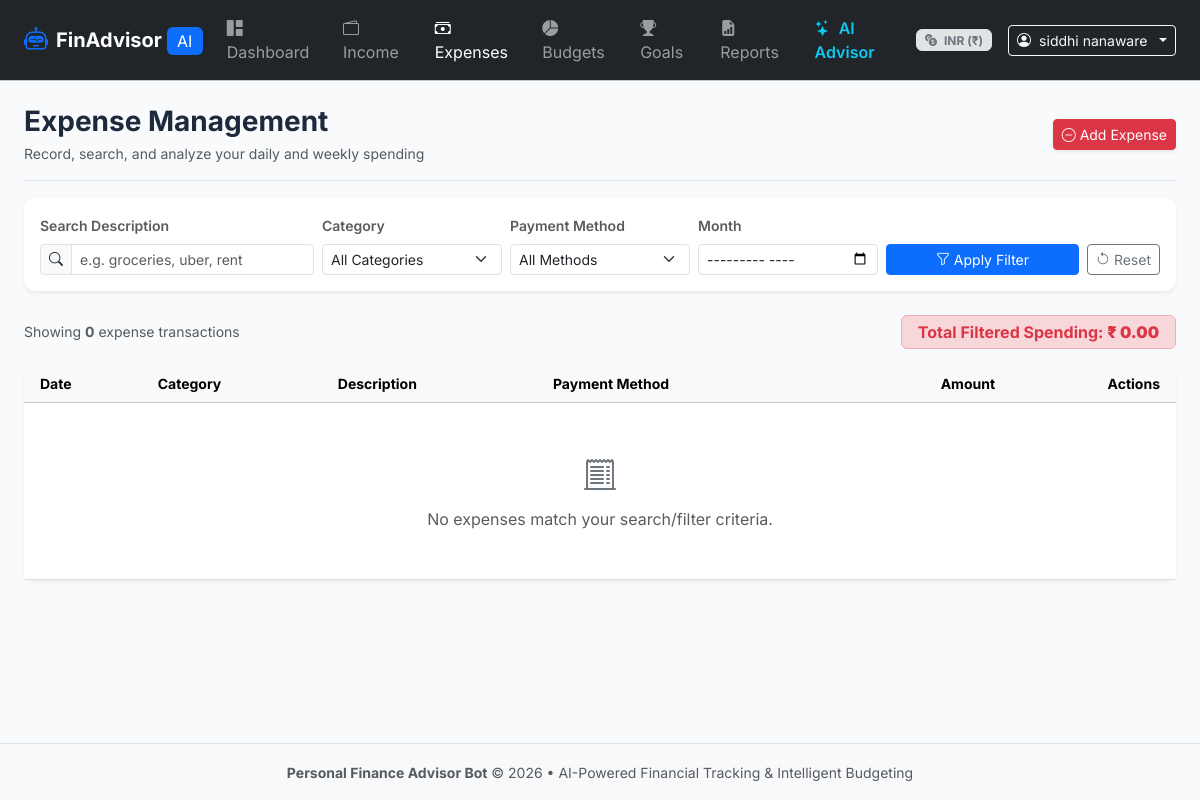
The app's page /expenses/ (signed in), older data.
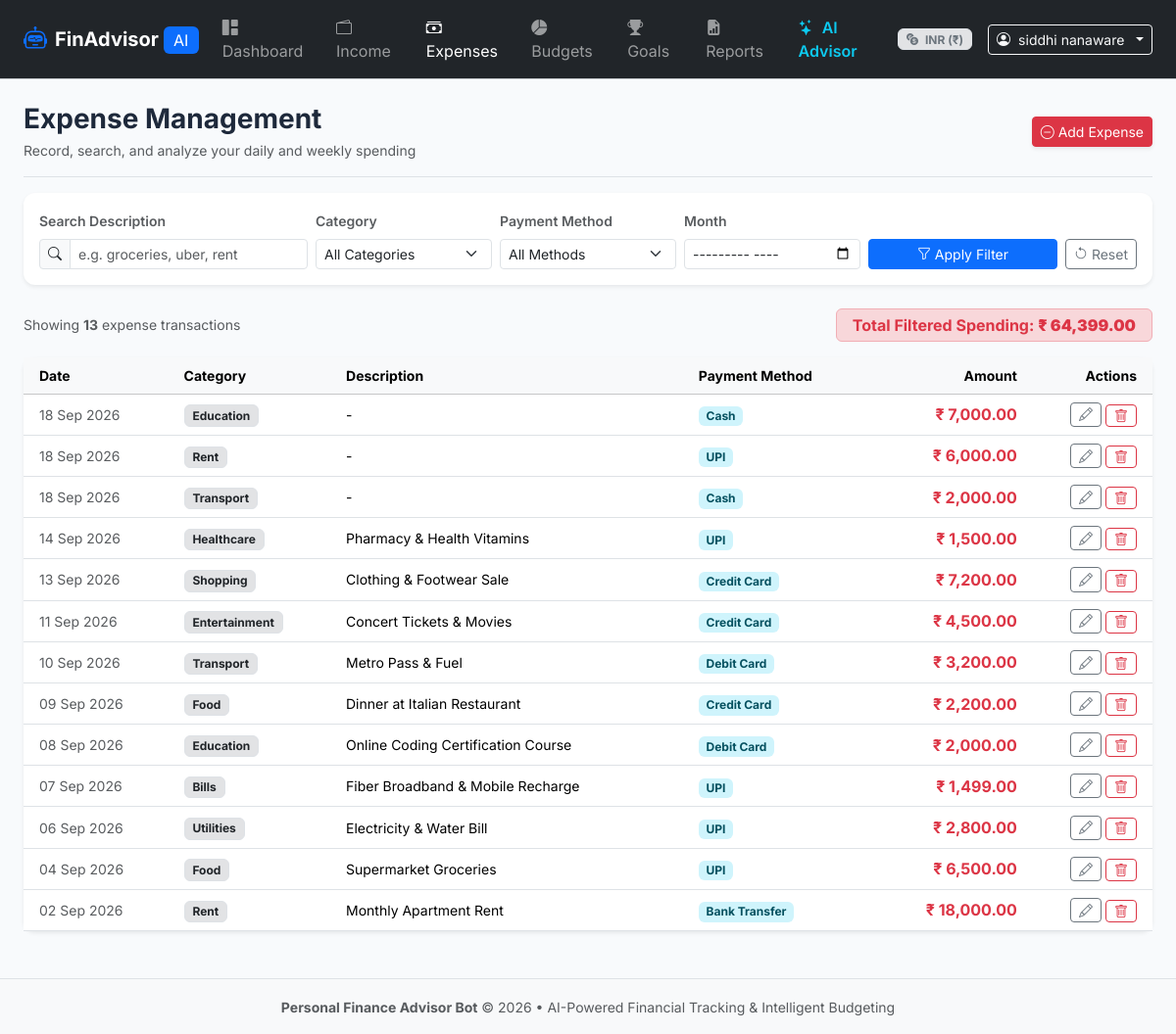
The same page, newer data.
### app/models.py (models this page shows, shortened)
class User(UserMixin, db.Model):
    __tablename__ = 'users'
    id = db.Column(db.Integer, primary_key=True)
    full_name = db.Column(db.String(120), nullable=False)
    email = db.Column(db.String(120), unique=True, nullable=False, index=True)
    password_hash = db.Column(db.String(256), nullable=False)
    monthly_income = db.Column(db.Float, default=0.0)
    preferred_currency = db.Column(db.String(10), default='INR')
    financial_goal = db.Column(db.String(255), default='Build Emergency Fund & Save Regularly')
    monthly_savings_target = db.Column(db.Float, default=0.0)
    created_at = db.Column(db.DateTime, default=datetime.utcnow)
    incomes = db.relationship('Income', backref='user', lazy=True, cascade='all, delete-orphan')
    expenses = db.relationship('Expense', backref='user', lazy=True, cascade='all, delete-orphan')
    budgets = db.relationship('Budget', backref='user', lazy=True, cascade='all, delete-orphan')
    goals = db.relationship('Goal', backref='user', lazy=True, cascade='all, delete-orphan')
    chat_messages = db.relationship('ChatMessage', backref='user', lazy=True, cascade='all, delete-orphan')

class Expense(db.Model):
    __tablename__ = 'expenses'
    id = db.Column(db.Integer, primary_key=True)
    user_id = db.Column(db.Integer, db.ForeignKey('users.id', ondelete='CASCADE'), nullable=False, index=True)
    amount = db.Column(db.Float, nullable=False)
    category = db.Column(db.String(50), nullable=False, default='Other')
    date = db.Column(db.Date, nullable=False, default=date.today)
    description = db.Column(db.String(255), nullable=True)
    payment_method = db.Column(db.String(50), nullable=False, default='UPI')
    created_at = db.Column(db.DateTime, default=datetime.utcnow)

### app/routes/expense.py (the view, shortened to what this page needs)
@expense_bp.route('/')
@login_required
def index():
    search = request.args.get('search', '').strip()
    category = request.args.get('category', '').strip()
    payment_method = request.args.get('payment_method', '').strip()
    month = request.args.get('month', '').strip()
    start_date = request.args.get('start_date', '').strip()
    end_date = request.args.get('end_date', '').strip()
    query = Expense.query.filter_by(user_id=current_user.id)
    if search:
        query = query.filter(Expense.description.ilike(f'%{search}%'))
    if category and category != 'All':
        query = query.filter(Expense.category == category)
    if payment_method and payment_method != 'All':
        query = query.filter(Expense.payment_method == payment_method)
    if start_date:
        try:
            s_date = datetime.strptime(start_date, '%Y-%m-%d').date()
            query = query.filter(Expense.date >= s_date)
        except ValueError:
            pass
    if end_date:
        try:
            e_date = datetime.strptime(end_date, '%Y-%m-%d').date()
            query = query.filter(Expense.date <= e_date)
        except ValueError:
            pass
    expenses = query.order_by(Expense.date.desc(), Expense.id.desc()).all()
    total_filtered = sum(e.amount for e in expenses)
    curr_month = month or get_current_month()
    category_breakdown = get_category_expenses(current_user.id, curr_month)
    return render_template(
        'expense/index.html',
        expenses=expenses,
        total_filtered=total_filtered,
        categories=EXPENSE_CATEGORIES,
        payment_methods=PAYMENT_METHODS,
        search=search,
        selected_category=category,
        selected_pm=payment_method,
        selected_month=month,
        start_date=start_date,
        end_date=end_date,
        category_breakdown=category_breakdown,
        today_date=date.today().strftime('%Y-%m-%d')
    )

### app/__init__.py (called while the page is built)
@login_manager.user_loader
def load_user(user_id):
    return User.query.get(int(user_id))

### app/services/analytics_service.py (called while the page is built)
def get_current_month():
    return datetime.now().strftime('%Y-%m')

def get_category_expenses(user_id, month_str=None):
    if not month_str:
        month_str = get_current_month()
    year, month = map(int, month_str.split('-'))
    results = db.session.query(
        Expense.category,
        func.coalesce(func.sum(Expense.amount), 0.0).label('total')
    ).filter(
        Expense.user_id == user_id,
        extract('year', Expense.date) == year,
        extract('month', Expense.date) == month
    ).group_by(Expense.category).order_by(func.sum(Expense.amount).desc()).all()
    total_expense = sum(r[1] for r in results) or 1.0
    breakdown = []
    for cat, amt in results:
        breakdown.append({
            'category': cat,
            'amount': round(amt, 2),
            'percentage': round((amt / total_expense) * 100, 1)
        })
    return breakdown

### app/templates/expense/index.html (shortened to what this page needs)
{% extends "base.html" %}
{% block content %}
<div class="d-flex flex-column flex-md-row justify-content-between align-items-md-center pb-3 mb-3 border-bottom gap-2">
    <div>
        <h3 class="fw-bold mb-1">Expense Management</h3>
        <p class="text-muted small mb-0">Record, search, and analyze your daily and weekly spending</p>
    </div>
    <button type="button" class="btn btn-danger btn-sm d-flex align-items-center gap-1 shadow-sm" data-bs-toggle="modal" data-bs-target="#addExpenseModal">
        <i class="bi bi-dash-circle"></i> Add Expense
    </button>
</div>
<div class="card border-0 shadow-sm bg-white mb-4">
    <div class="card-body p-3">
        <form method="GET" action="{{ url_for('expense.index') }}" class="row g-2 align-items-end">
            <div class="col-md-3">
                <label class="form-label small fw-semibold text-muted">Search Description</label>
                <div class="input-group input-group-sm">
                    <span class="input-group-text bg-light"><i class="bi bi-search"></i></span>
                    <input type="text" class="form-control" name="search" value="{{ search }}" placeholder="e.g. groceries, uber, rent">
                </div>
            </div>
            <div class="col-md-2">
                <label class="form-label small fw-semibold text-muted">Category</label>
                <select class="form-select form-select-sm" name="category">
                    <option value="All">All Categories</option>
                </select>
            </div>
            <div class="col-md-2">
                <label class="form-label small fw-semibold text-muted">Payment Method</label>
                <select class="form-select form-select-sm" name="payment_method">
                    <option value="All">All Methods</option>
                </select>
            </div>
            <div class="col-md-2">
                <label class="form-label small fw-semibold text-muted">Month</label>
                <input type="month" class="form-control form-control-sm" name="month" value="{{ selected_month }}">
            </div>
            <div class="col-md-3 d-flex gap-2">
                <button type="submit" class="btn btn-primary btn-sm flex-fill">
                    <i class="bi bi-funnel"></i> Apply Filter
                </button>
                <a href="{{ url_for('expense.index') }}" class="btn btn-outline-secondary btn-sm" title="Clear Filters">
                    <i class="bi bi-arrow-counterclockwise"></i> Reset
                </a>
            </div>
        </form>
    </div>
</div>
<div class="d-flex justify-content-between align-items-center mb-3">
    <span class="text-muted small">
        Showing <strong>{{ expenses|length }}</strong> expense transactions
    </span>
    <span class="badge bg-danger-subtle text-danger fs-6 px-3 py-2 border border-danger-subtle">
        Total Filtered Spending: <strong>{{ total_filtered | currency }}</strong>
    </span>
</div>
<div class="card border-0 shadow-sm bg-white mb-4">
    <div class="card-body p-0">
        <div class="table-responsive">
            <table class="table table-hover align-middle mb-0">
                <thead class="table-light small">
                    <tr>
                        <th class="ps-3">Date</th>
                        <th>Category</th>
                        <th>Description</th>
                        <th>Payment Method</th>
                        <th class="text-end">Amount</th>
                        <th class="text-end pe-3">Actions</th>
                    </tr>
                </thead>
                <tbody>
                    {% for exp in expenses %}
                    <tr>
                        <td class="ps-3 small text-muted">{{ exp.date.strftime('%d %b %Y') }}</td>
                        <td>
                            <span class="badge bg-secondary-subtle text-dark border">
                                {{ exp.category }}
                            </span>
                        </td>
                        <td class="small">{{ exp.description or '-' }}</td>
                        <td>
                            <span class="badge bg-info-subtle text-info-emphasis extra-small" style="font-size: 0.75rem;">
                                {{ exp.payment_method }}
                            </span>
                        </td>
                        <td class="text-end fw-bold text-danger">{{ exp.amount | currency }}</td>
                        <td class="text-end pe-3">
                            <div class="d-inline-flex gap-1">
                                <button class="btn btn-outline-secondary btn-sm py-0 px-2"
                                        data-bs-toggle="modal"
                                        data-bs-target="#editExpenseModal{{ exp.id }}" title="Edit">
                                    <i class="bi bi-pencil"></i>
                                </button>
                                <form action="{{ url_for('expense.delete', expense_id=exp.id) }}" method="POST" class="d-inline" onsubmit="return confirm('Delete this expense?');">
                                    <button type="submit" class="btn btn-outline-danger btn-sm py-0 px-2" title="Delete">
                                        <i class="bi bi-trash"></i>
                                    </button>
                                </form>
                            </div>
                        </td>
                    </tr>
                    {% else %}
                    <tr>
                        <td colspan="6" class="text-center py-5 text-muted">
                            <i class="bi bi-receipt-cutoff fs-2 d-block mb-2 text-secondary"></i>
                            No expenses match your search/filter criteria.
                        </td>
                    </tr>
                    {% endfor %}
                </tbody>
            </table>
        </div>
    </div>
</div>
{% endblock %}

### app/templates/base.html (shortened to what this page needs)
<!DOCTYPE html>
<html lang="en">
<head>
    <link href="https://cdn.jsdelivr.net/npm/bootstrap@5.3.3/dist/css/bootstrap.min.css" rel="stylesheet">
    <link href="https://cdn.jsdelivr.net/npm/bootstrap-icons@1.11.3/font/bootstrap-icons.min.css" rel="stylesheet">
    <link href="{{ url_for('static', filename='css/custom.css') }}" rel="stylesheet">
</head>
<body>
    <nav class="navbar navbar-expand-lg navbar-dark bg-dark sticky-top border-bottom border-secondary-subtle">
        <div class="container-fluid px-4">
            <a class="navbar-brand d-flex align-items-center gap-2 fw-bold" href="{{ url_for('dashboard.index') }}">
                <span class="brand-icon d-flex align-items-center justify-content-center">
                    <i class="bi bi-robot text-primary fs-4"></i>
                </span>
                <span>FinAdvisor <span class="badge bg-primary text-white fs-6 fw-normal">AI</span></span>
            </a>
            <div class="collapse navbar-collapse" id="navbarMain">
                {% if current_user.is_authenticated %}
                <ul class="navbar-nav me-auto mb-2 mb-lg-0 gap-1">
                    <li class="nav-item">
                        <a class="nav-link {% if request.endpoint == 'dashboard.index' %}active{% endif %}" href="{{ url_for('dashboard.index') }}">
                            <i class="bi bi-grid-1x2-fill me-1"></i> Dashboard
                        </a>
                    </li>
                    <li class="nav-item">
                        <a class="nav-link {% if 'income' in request.endpoint %}active{% endif %}" href="{{ url_for('income.index') }}">
                            <i class="bi bi-wallet2 me-1"></i> Income
                        </a>
                    </li>
                    <li class="nav-item">
                        <a class="nav-link {% if 'expense' in request.endpoint %}active{% endif %}" href="{{ url_for('expense.index') }}">
                            <i class="bi bi-cash-stack me-1"></i> Expenses
                        </a>
                    </li>
                    <li class="nav-item">
                        <a class="nav-link {% if 'budget' in request.endpoint %}active{% endif %}" href="{{ url_for('budget.index') }}">
                            <i class="bi bi-pie-chart-fill me-1"></i> Budgets
                        </a>
                    </li>
                    <li class="nav-item">
                        <a class="nav-link {% if 'goals' in request.endpoint %}active{% endif %}" href="{{ url_for('goals.index') }}">
                            <i class="bi bi-trophy-fill me-1"></i> Goals
                        </a>
                    </li>
                    <li class="nav-item">
                        <a class="nav-link {% if 'reports' in request.endpoint %}active{% endif %}" href="{{ url_for('reports.index') }}">
                            <i class="bi bi-file-earmark-bar-graph-fill me-1"></i> Reports
                        </a>
                    </li>
                    <li class="nav-item">
                        <a class="nav-link text-info fw-semibold {% if 'advisor' in request.endpoint %}active{% endif %}" href="{{ url_for('advisor.index') }}">
                            <i class="bi bi-stars me-1"></i> AI Advisor
                        </a>
                    </li>
                </ul>
                <div class="d-flex align-items-center gap-3">
                    <span class="badge bg-secondary-subtle text-secondary border px-2 py-1">
                        <i class="bi bi-currency-exchange me-1"></i> {{ user_currency_code }} ({{ user_currency_symbol }})
                    </span>
                    <div class="dropdown">
                        <button class="btn btn-outline-light btn-sm dropdown-toggle d-flex align-items-center gap-2" type="button" data-bs-toggle="dropdown">
                            <i class="bi bi-person-circle"></i>
                            <span>{{ current_user.full_name }}</span>
                        </button>
                    </div>
                </div>
                {% endif %}
            </div>
        </div>
    </nav>
    <main class="container-fluid px-4 py-4">
        {% block content %}{% endblock %}
    </main>
    <footer class="footer mt-auto py-3 bg-light border-top text-center text-muted">
        <div class="container-fluid">
            <small>
                <strong>Personal Finance Advisor Bot</strong> &copy; 2026 &bull; AI-Powered Financial Tracking &amp; Intelligent Budgeting
            </small>
        </div>
    </footer>
</body>
</html>

### app/static/css/custom.css (style rules this page uses)
:root { --primary-color: #3b82f6; --primary-hover: #2563eb; --success-color: #10b981; --warning-color: #f59e0b; --danger-color: #ef4444; --info-color: #06b6d4; --dark-surface: #1e293b; --card-border-radius: 12px; }
body { font-family: 'Inter', system-ui, -apple-system, sans-serif; background-color: #f8fafc; color: #1e293b; min-height: 100vh; display: flex; flex-direction: column; }
main { flex: 1 0 auto; }
.card { border-radius: var(--card-border-radius); border: 1px solid rgba(226, 232, 240, 0.8); box-shadow: 0 4px 6px -1px rgba(0, 0, 0, 0.05), 0 2px 4px -2px rgba(0, 0, 0, 0.05); transition: transform 0.15s ease, box-shadow 0.15s ease; }

Row changes from the older to the newer data that the page shows:
changed User "siddhi nanaware": preferred_currency "₹ 0.00" → "₹ 64,399.00"
added Expense: date "18 Sep 2026", category "Education", description "-", payment_method "Cash", amount "₹ 7,000.00"
added Expense: date "18 Sep 2026", category "Rent", description "-", payment_method "UPI", amount "₹ 6,000.00"
added Expense: date "18 Sep 2026", category "Transport", description "-", payment_method "Cash", amount "₹ 2,000.00"
added Expense: date "14 Sep 2026", category "Healthcare", description "Pharmacy & Health Vitamins", payment_method "UPI", amount "₹ 1,500.00"
added Expense: date "13 Sep 2026", category "Shopping", description "Clothing & Footwear Sale", payment_method "Credit Card", amount "₹ 7,200.00"
added Expense: date "11 Sep 2026", category "Entertainment", description "Concert Tickets & Movies", payment_method "Credit Card", amount "₹ 4,500.00"
added Expense: date "10 Sep 2026", category "Transport", description "Metro Pass & Fuel", payment_method "Debit Card", amount "₹ 3,200.00"
added Expense: date "09 Sep 2026", category "Food", description "Dinner at Italian Restaurant", payment_method "Credit Card", amount "₹ 2,200.00"
added Expense: date "08 Sep 2026", category "Education", description "Online Coding Certification Course", payment_method "Debit Card", amount "₹ 2,000.00"
added Expense: date "07 Sep 2026", category "Bills", description "Fiber Broadband & Mobile Recharge", payment_method "UPI", amount "₹ 1,499.00"
added Expense: date "06 Sep 2026", category "Utilities", description "Electricity & Water Bill", payment_method "UPI", amount "₹ 2,800.00"
added Expense: date "04 Sep 2026", category "Food", description "Supermarket Groceries", payment_method "UPI", amount "₹ 6,500.00"
added Expense: date "02 Sep 2026", category "Rent", description "Monthly Apartment Rent", payment_method "Bank Transfer", amount "₹ 18,000.00"
Text that changed along with them:
{{ expenses|length }}: "0" → "13"
text no longer shown: "No expenses match your search/filter criteria."
